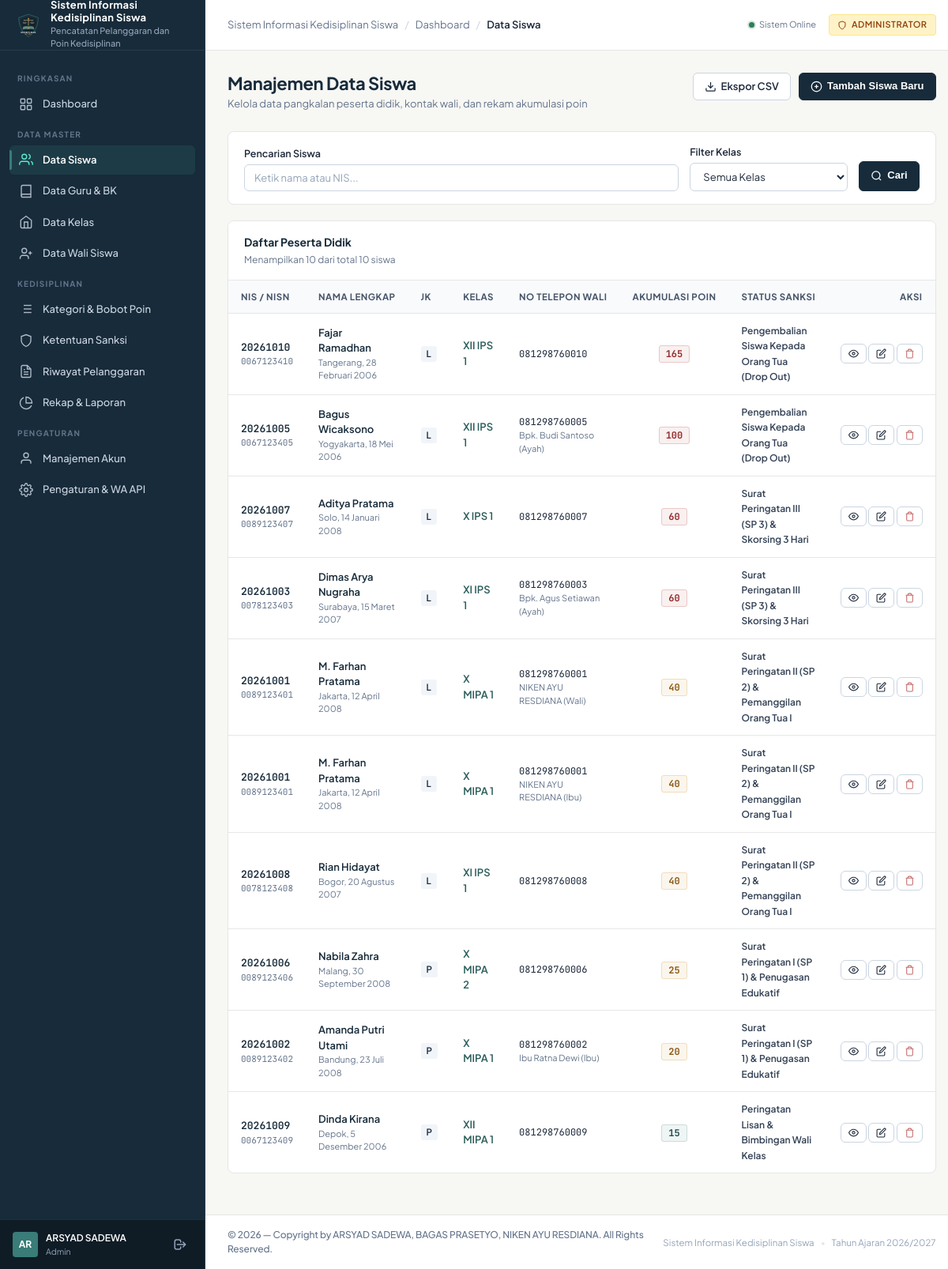
The app's page /admin/students.php (signed in) with its own data.
### tables this page shows
CREATE TABLE `users` (
    `id` INT AUTO_INCREMENT PRIMARY KEY,
    `username` VARCHAR(50) NOT NULL UNIQUE,
    `password` VARCHAR(255) NOT NULL,
    `full_name` VARCHAR(100) NOT NULL,
    `role` ENUM('admin', 'teacher', 'parent') NOT NULL,
    `status` ENUM('active', 'inactive') NOT NULL DEFAULT 'active',
    `last_login` DATETIME NULL,
    `created_at` TIMESTAMP DEFAULT CURRENT_TIMESTAMP,
    `updated_at` TIMESTAMP DEFAULT CURRENT_TIMESTAMP ON UPDATE CURRENT_TIMESTAMP
);

CREATE TABLE `students` (
    `id` INT AUTO_INCREMENT PRIMARY KEY,
    `nis` VARCHAR(30) NOT NULL UNIQUE,
    `nisn` VARCHAR(30) NULL UNIQUE,
    `nama_lengkap` VARCHAR(100) NOT NULL,
    `jenis_kelamin` ENUM('L', 'P') NOT NULL,
    `class_id` INT NOT NULL,
    `tempat_lahir` VARCHAR(50) NULL,
    `tanggal_lahir` DATE NULL,
    `alamat` TEXT NULL,
    `no_telp_wali` VARCHAR(20) NOT NULL,
    `total_poin` INT NOT NULL DEFAULT 0,
    `status_siswa` ENUM('aktif', 'lulus', 'pindah', 'dikeluarkan') NOT NULL DEFAULT 'aktif',
    `created_at` TIMESTAMP DEFAULT CURRENT_TIMESTAMP,
    `updated_at` TIMESTAMP DEFAULT CURRENT_TIMESTAMP ON UPDATE CURRENT_TIMESTAMP,
    CONSTRAINT `fk_students_class` FOREIGN KEY (`class_id`) REFERENCES `classes` (`id`) ON DELETE RESTRICT ON UPDATE CASCADE
);

CREATE TABLE `classes` (
    `id` INT AUTO_INCREMENT PRIMARY KEY,
    `nama_kelas` VARCHAR(50) NOT NULL UNIQUE,
    `tingkat` ENUM('X', 'XI', 'XII') NOT NULL,
    `jurusan` VARCHAR(50) NOT NULL DEFAULT 'MIPA',
    `wali_kelas_id` INT NULL,
    `tahun_ajaran` VARCHAR(20) NOT NULL DEFAULT '2026/2027',
    `created_at` TIMESTAMP DEFAULT CURRENT_TIMESTAMP,
    `updated_at` TIMESTAMP DEFAULT CURRENT_TIMESTAMP ON UPDATE CURRENT_TIMESTAMP,
    CONSTRAINT `fk_classes_wali` FOREIGN KEY (`wali_kelas_id`) REFERENCES `teachers` (`id`) ON DELETE SET NULL ON UPDATE CASCADE
);

CREATE TABLE `sanctions` (
    `id` INT AUTO_INCREMENT PRIMARY KEY,
    `nama_sanksi` VARCHAR(150) NOT NULL,
    `poin_min` INT NOT NULL,
    `poin_max` INT NOT NULL,
    `tindakan` TEXT NOT NULL,
    `tingkat_urgensi` ENUM('Rendah', 'Sedang', 'Tinggi', 'Kritis') NOT NULL DEFAULT 'Sedang',
    `created_at` TIMESTAMP DEFAULT CURRENT_TIMESTAMP
);

CREATE TABLE `parents` (
    `id` INT AUTO_INCREMENT PRIMARY KEY,
    `user_id` INT NULL,
    `student_id` INT NOT NULL,
    `nama_wali` VARCHAR(100) NOT NULL,
    `hubungan` ENUM('Ayah', 'Ibu', 'Wali') NOT NULL DEFAULT 'Ayah',
    `pekerjaan` VARCHAR(100) NULL,
    `no_telp` VARCHAR(20) NOT NULL,
    `alamat` TEXT NULL,
    `created_at` TIMESTAMP DEFAULT CURRENT_TIMESTAMP,
    `updated_at` TIMESTAMP DEFAULT CURRENT_TIMESTAMP ON UPDATE CURRENT_TIMESTAMP,
    CONSTRAINT `fk_parents_user` FOREIGN KEY (`user_id`) REFERENCES `users` (`id`) ON DELETE SET NULL ON UPDATE CASCADE,
    CONSTRAINT `fk_parents_student` FOREIGN KEY (`student_id`) REFERENCES `students` (`id`) ON DELETE CASCADE ON UPDATE CASCADE
);

### admin/students.php (the view, shortened to what the rows shown need)
<?php
require_role(['admin']);
$pdo = get_db_connection();
$page = max(1, (int)($_GET['page'] ?? 1));
$per_page = 10;
$offset = ($page - 1) * $per_page;
$where = ["1=1"];
$params = [];
$where_sql = implode(" AND ", $where);
$sql = "
    SELECT s.*, c.nama_kelas, c.tingkat, p.nama_wali, p.hubungan
    FROM students s
    JOIN classes c ON s.class_id = c.id
    LEFT JOIN parents p ON p.student_id = s.id
    WHERE {$where_sql}
    ORDER BY s.total_poin DESC, s.nama_lengkap ASC
    LIMIT {$per_page} OFFSET {$offset}
";
$stmt = $pdo->prepare($sql);
$stmt->execute($params);
$students = $stmt->fetchAll();
require_once __DIR__ . '/../includes/header.php';
?>
<div class="page-header">
  <div>
    <h1 class="page-title">Manajemen Data Siswa</h1>
  </div>
</div>
<div class="surface-card">
  <div class="card-header-styled">
    <div>
      <h2 class="card-title-styled">Daftar Peserta Didik</h2>
    </div>
  </div>
  <div class="card-body-styled" style="padding: 0;">
    <div class="table-responsive">
      <table class="app-table">
        <thead>
          <tr>
            <th>NIS / NISN</th>
            <th>Nama Lengkap</th>
            <th>JK</th>
            <th>Kelas</th>
            <th>No Telepon Wali</th>
            <th style="text-align: center;">Akumulasi Poin</th>
            <th>Status Sanksi</th>
            <th style="text-align: right;">Aksi</th>
          </tr>
        </thead>
        <tbody>
          <?php if (empty($students)): ?>
            <tr>
              <td colspan="8">
                <div class="empty-state">
                  <svg class="empty-state-icon" viewBox="0 0 24 24" fill="none" stroke="currentColor" stroke-width="1.5">
                    <circle cx="12" cy="12" r="10"/><line x1="8" y1="12" x2="16" y2="12"/>
                  </svg>
                  <div class="empty-state-title">Tidak ada data siswa ditemukan</div>
                  <div class="empty-state-text">Silakan sesuaikan kata kunci pencarian atau tambah siswa baru.</div>
                </div>
              </td>
            </tr>
          <?php else: ?>
            <?php foreach ($students as $s):
              $sanction = get_sanction_by_points($s['total_poin']);
              $badge_pts = ($s['total_poin'] >= 50) ? 'badge-points danger' : (($s['total_poin'] >= 20) ? 'badge-points warning' : 'badge-points safe');
            ?>
              <tr>
                <td>
                  <div style="font-family: var(--font-mono); font-weight: 600; color: var(--color-primary);"><?= e($s['nis']) ?></div>
                  <div style="font-size: 11px; color: var(--color-text-muted); font-family: var(--font-mono);"><?= e($s['nisn'] ?: '-') ?></div>
                </td>
                <td>
                  <div style="font-weight: 600; color: var(--color-primary);"><?= e($s['nama_lengkap']) ?></div>
                  <div style="font-size: 11px; color: var(--color-text-muted);"><?= e($s['tempat_lahir'] ? $s['tempat_lahir'] . ', ' . format_date_id($s['tanggal_lahir']) : '-') ?></div>
                </td>
                <td>
                  <span class="badge" style="background-color: #F1F5F9; color: var(--color-text-main);">
                    <?= $s['jenis_kelamin'] === 'L' ? 'L' : 'P' ?>
                  </span>
                </td>
                <td>
                  <span style="font-weight: 600; color: var(--color-accent-dark);"><?= e($s['nama_kelas']) ?></span>
                </td>
                <td>
                  <div style="font-family: var(--font-mono); font-size: 12px;"><?= e($s['no_telp_wali']) ?></div>
                  <?php if (!empty($s['nama_wali'])): ?>
                    <div style="font-size: 11px; color: var(--color-text-muted);"><?= e($s['nama_wali']) ?> (<?= e($s['hubungan']) ?>)</div>
                  <?php endif; ?>
                </td>
                <td style="text-align: center;">
                  <span class="<?= $badge_pts ?>"><?= (int)$s['total_poin'] ?></span>
                </td>
                <td>
                  <span style="font-size: 12px; font-weight: 600; color: #334155;">
                    <?= e($sanction['nama_sanksi']) ?>
                  </span>
                </td>
                <td style="text-align: right; white-space: nowrap;">
                  <button type="button" class="btn btn-secondary btn-sm" onclick="viewStudentDetails(<?= (int)$s['id'] ?>)" title="Lihat Profil & Riwayat">
                    <svg width="13" height="13" viewBox="0 0 24 24" fill="none" stroke="currentColor" stroke-width="2"><path d="M1 12s4-8 11-8 11 8 11 8-4 8-11 8-11-8-11-8z"/><circle cx="12" cy="12" r="3"/></svg>
                  </button>
                  <button type="button" class="btn btn-secondary btn-sm" onclick='editStudent(<?= json_encode($s) ?>)' title="Ubah Data Siswa">
                    <svg width="13" height="13" viewBox="0 0 24 24" fill="none" stroke="currentColor" stroke-width="2"><path d="M11 4H4a2 2 0 0 0-2 2v14a2 2 0 0 0 2 2h14a2 2 0 0 0 2-2v-7"/><path d="M18.5 2.5a2.121 2.121 0 0 1 3 3L12 15l-4 1 1-4 9.5-9.5z"/></svg>
                  </button>
                  <button type="button" class="btn btn-secondary btn-sm" onclick="deleteStudent(<?= (int)$s['id'] ?>, '<?= e(addslashes($s['nama_lengkap'])) ?>')" title="Hapus Siswa" style="color: var(--color-danger);">
                    <svg width="13" height="13" viewBox="0 0 24 24" fill="none" stroke="currentColor" stroke-width="2"><polyline points="3 6 5 6 21 6"/><path d="M19 6v14a2 2 0 0 1-2 2H7a2 2 0 0 1-2-2V6m3 0V4a2 2 0 0 1 2-2h4a2 2 0 0 1 2 2v2"/></svg>
                  </button>
                </td>
              </tr>
            <?php endforeach; ?>
          <?php endif; ?>
        </tbody>
      </table>
    </div>
  </div>
</div>
<?php require_once __DIR__ . '/../includes/footer.php'; ?>

### includes/sidebar.php (shortened to what the rows shown need)
<?php
$user = current_user();
?>
<aside class="app-sidebar" id="app-sidebar">
  <div class="sidebar-footer">
    <div class="user-mini-profile">
      <div class="user-avatar-initials">
        <?= strtoupper(substr($user['full_name'], 0, 2)) ?>
      </div>
      <div class="user-info">
        <span class="user-name" title="<?= e($user['full_name']) ?>"><?= e($user['full_name']) ?></span>
        <span class="user-role"><?= e($user['role']) ?></span>
      </div>
    </div>
  </div>
</aside>

### records on screen
users: full_name "AR", full_name "ARSYAD SADEWA", role "Admin"
students: nis "20261010", nisn "0067123410", nama_lengkap "Fajar Ramadhan", tempat_lahir+tanggal_lahir "Tangerang, 28 Februari 2006", jenis_kelamin "L", class.nama_kelas "XII IPS 1", no_telp_wali "081298760010", total_poin "165", sanctions.nama_sanksi "Pengembalian Siswa Kepada Orang Tua (Drop Out)"
students: nis "20261005", nisn "0067123405", nama_lengkap "Bagus Wicaksono", tempat_lahir+tanggal_lahir "Yogyakarta, 18 Mei 2006", jenis_kelamin "L", class.nama_kelas "XII IPS 1", no_telp_wali "081298760005", parents.nama_wali "Bpk. Budi Santoso", parents.hubungan "Ayah", total_poin "100", sanctions.nama_sanksi "Pengembalian Siswa Kepada Orang Tua (Drop Out)"
students: nis "20261007", nisn "0089123407", nama_lengkap "Aditya Pratama", tempat_lahir+tanggal_lahir "Solo, 14 Januari 2008", jenis_kelamin "L", class.nama_kelas "X IPS 1", no_telp_wali "081298760007", total_poin "60", sanctions.nama_sanksi "Surat Peringatan III (SP 3) & Skorsing 3 Hari"
students: nis "20261003", nisn "0078123403", nama_lengkap "Dimas Arya Nugraha", tempat_lahir+tanggal_lahir "Surabaya, 15 Maret 2007", jenis_kelamin "L", class.nama_kelas "XI IPS 1", no_telp_wali "081298760003", parents.nama_wali "Bpk. Agus Setiawan", parents.hubungan "Ayah", total_poin "60", sanctions.nama_sanksi "Surat Peringatan III (SP 3) & Skorsing 3 Hari"
students: nis "20261001", nisn "0089123401", nama_lengkap "M. Farhan Pratama", tempat_lahir+tanggal_lahir "Jakarta, 12 April 2008", jenis_kelamin "L", class.nama_kelas "X MIPA 1", no_telp_wali "081298760001", parents.nama_wali "NIKEN AYU RESDIANA", parents.hubungan "Wali", total_poin "40", sanctions.nama_sanksi "Surat Peringatan II (SP 2) & Pemanggilan Orang Tua I", parents.hubungan "Ibu"
students: nis "20261008", nisn "0078123408", nama_lengkap "Rian Hidayat", tempat_lahir+tanggal_lahir "Bogor, 20 Agustus 2007", jenis_kelamin "L", class.nama_kelas "XI IPS 1", no_telp_wali "081298760008", total_poin "40", sanctions.nama_sanksi "Surat Peringatan II (SP 2) & Pemanggilan Orang Tua I"
students: nis "20261006", nisn "0089123406", nama_lengkap "Nabila Zahra", tempat_lahir+tanggal_lahir "Malang, 30 September 2008", jenis_kelamin "P", class.nama_kelas "X MIPA 2", no_telp_wali "081298760006", total_poin "25", sanctions.nama_sanksi "Surat Peringatan I (SP 1) & Penugasan Edukatif"
students: nis "20261002", nisn "0089123402", nama_lengkap "Amanda Putri Utami", tempat_lahir+tanggal_lahir "Bandung, 23 Juli 2008", jenis_kelamin "P", class.nama_kelas "X MIPA 1", no_telp_wali "081298760002", parents.nama_wali "Ibu Ratna Dewi", parents.hubungan "Ibu", total_poin "20", sanctions.nama_sanksi "Surat Peringatan I (SP 1) & Penugasan Edukatif"
students: nis "20261009", nisn "0067123409", nama_lengkap "Dinda Kirana", tempat_lahir+tanggal_lahir "Depok, 5 Desember 2006", jenis_kelamin "P", class.nama_kelas "XII MIPA 1", no_telp_wali "081298760009", total_poin "15", sanctions.nama_sanksi "Peringatan Lisan & Bimbingan Wali Kelas"

### other values on screen
APP_NAME "Sistem Informasi Kedisiplinan Siswa"
APP_SUBTITLE "Pencatatan Pelanggaran dan Poin Kedisiplinan"
$b['title'] "Dashboard"
$b['title'] "Data Siswa"
count($students) "10"
$total_rows "10"
get_setting('academic_year', '2026/2027') "2026/2027"
